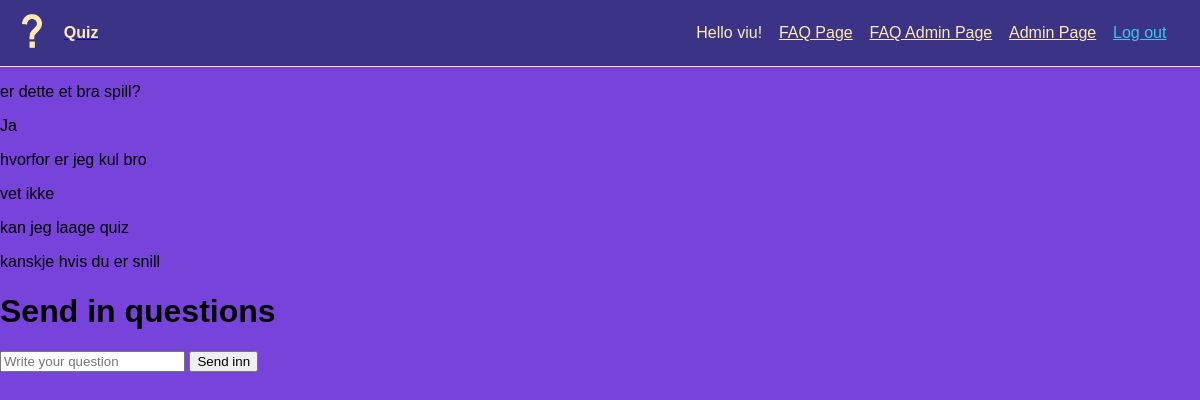
/faqpage.php (signed in), run on the app's committed database.
### tables this page shows
CREATE TABLE `faq` (
  `id` int(11) NOT NULL,
  `question` varchar(256) DEFAULT NULL,
  `answer` varchar(256) NOT NULL,
  `display` int(11) DEFAULT 0
);

### faqpage.php (the view, shortened to what this page needs)
<!DOCTYPE html>
<html lang="en">
<head>
  <link rel="stylesheet" href="style.css">
</head>
<body id="faqPageBody">
  <?php
    include_once 'header.php';
    include_once 'includes/dbh.inc.php';
    $sql = "SELECT * FROM faq";
    $result = $conn->query($sql);
    while ($row = $result -> fetch_assoc()){
      $display = $row["display"];
      if($display == 1){
        echo "
          <div>
            <p>".$row["question"]."</p>
            <p>".$row["answer"]."</p>
          </div>
        ";
      }
    }
    echo "
      <div>
        <h1>Send in questions</h1>
        <form action='includes/faqsend.php' method='POST'>
          <input name='question' type='text' placeholder='Write your question'>
          <button type='submit' name='faqsubmit'>Send inn</button>
        </form>
      </div>
    ";
  ?>
</body>
</html>

### style.css (style rules this page uses)
body { margin: 0; font-family: arial; }
#faqPageBody { background-color: #7743DB; }

### data on the page
faq: question "er dette et bra spill?", answer "Ja"
faq: question "hvorfor er jeg kul bro", answer "vet ikke"
faq: question "kan jeg laage quiz", answer "kanskje hvis du er snill"

### other printed values
$_SESSION['useruid'] "viu"
